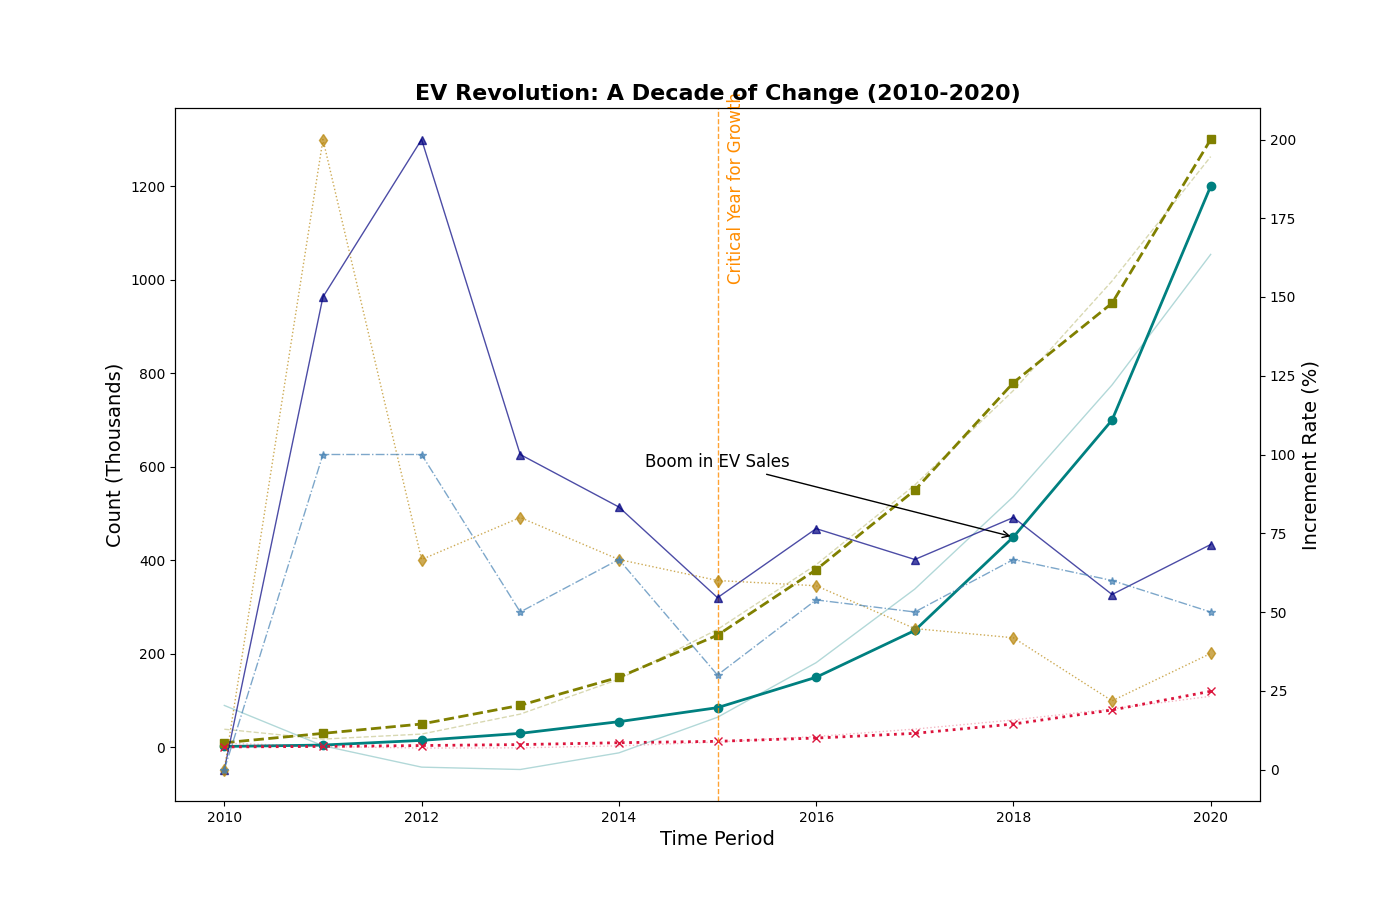

Here is the Python script that generated this plot:
import matplotlib.pyplot as plt
import numpy as np

# Data
years = np.arange(2010, 2021)
num_evs_sold = [2, 5, 15, 30, 55, 85, 150, 250, 450, 700, 1200]
charging_stations = [10, 30, 50, 90, 150, 240, 380, 550, 780, 950, 1300]
ev_models = [1, 2, 4, 6, 10, 13, 20, 30, 50, 80, 120]

def growth_rate(data):
    rates = [0]
    for i in range(1, len(data)):
        rates.append((data[i] - data[i-1]) / data[i-1] * 100)
    return rates

# Growth rates
ev_growth_rate = growth_rate(num_evs_sold)
charging_station_rate = growth_rate(charging_stations)
model_growth_rate = growth_rate(ev_models)

fig, ax1 = plt.subplots(figsize=(14, 9))

ax1.plot(years, num_evs_sold, color='teal', linestyle='-', linewidth=2, marker='o')
ax1.plot(years, charging_stations, color='olive', linestyle='--', linewidth=2, marker='s')
ax1.plot(years, ev_models, color='crimson', linestyle=':', linewidth=2, marker='x')

ax2 = ax1.twinx()
ax2.plot(years, ev_growth_rate, color='navy', linestyle='-', linewidth=1, marker='^', alpha=0.7)
ax2.plot(years, charging_station_rate, color='darkgoldenrod', linestyle=':', linewidth=1, marker='d', alpha=0.7)
ax2.plot(years, model_growth_rate, color='steelblue', linestyle='-.', linewidth=1, marker='*', alpha=0.7)

ax1.set_title('EV Revolution: A Decade of Change (2010-2020)', fontsize=16, weight='bold')
ax1.set_xlabel("Time Period", fontsize=14)
ax1.set_ylabel("Count (Thousands)", fontsize=14)
ax2.set_ylabel("Increment Rate (%)", fontsize=14)

z_evs = np.polyfit(years, num_evs_sold, 2)
p_evs = np.poly1d(z_evs)
ax1.plot(years, p_evs(years), color='teal', linestyle='-', alpha=0.3, linewidth=1)

z_stations = np.polyfit(years, charging_stations, 2)
p_stations = np.poly1d(z_stations)
ax1.plot(years, p_stations(years), color='olive', linestyle='--', alpha=0.3, linewidth=1)

z_models = np.polyfit(years, ev_models, 2)
p_models = np.poly1d(z_models)
ax1.plot(years, p_models(years), color='crimson', linestyle=':', alpha=0.3, linewidth=1)

ax1.annotate('Boom in EV Sales', xy=(2018, 450), xytext=(2015, 600),
             arrowprops=dict(facecolor='black', arrowstyle='->'),
             fontsize=12, ha='center')

highlight_year = 2015
ax1.axvline(x=highlight_year, color='darkorange', linestyle='--', linewidth=1, alpha=0.8)
ax1.text(highlight_year + 0.1, 1000, 'Critical Year for Growth', color='darkorange', fontsize=12, rotation=90)

plt.show()
